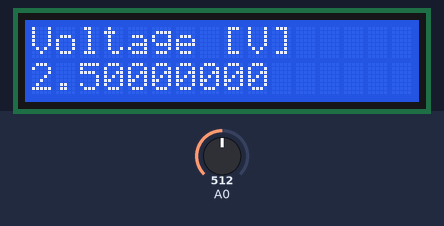
A sketch run on a simulated Arduino Uno, built with avr-gcc and run on an emulated ATmega328P. On the bench: 16×2 character LCD. The test bench sets the inputs (shaded band); at power-on: A0 = 512.

Above: at 1.2 s.
1.3 s: A0 set to 716
At 2.0 s:
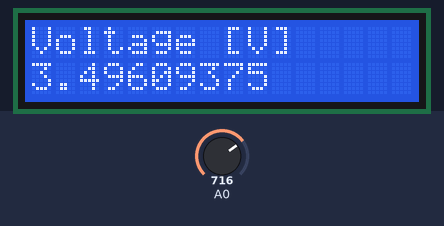
2.8 s: A0 set to 900
At 3.1 s:
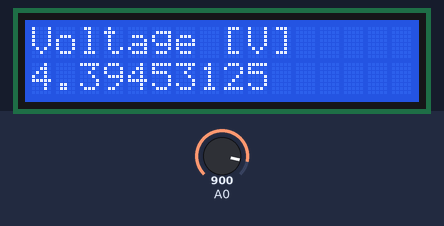
4.3 s: A0 set to 1023
At 5.7 s:
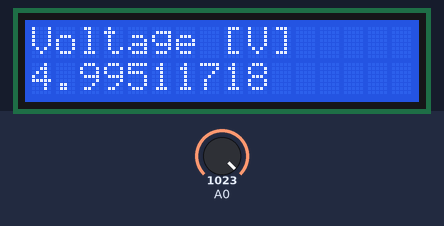
Timing chart, 0 to 7.3 s (numbered marks = the images above; inputs shaded):
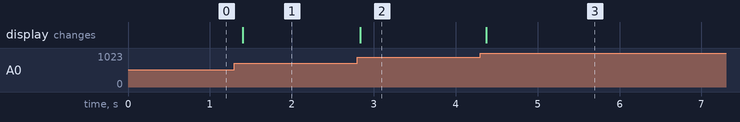

The sketch:

lcd2.ino
```cpp
#include <LiquidCrystal.h>
LiquidCrystal lcd(2, 3, 4, 5, 6, 7);

double value = 0.0;

void setup() {
  lcd.begin(16, 2); // deklaration of the type
  lcd.setCursor(0, 0);
  lcd.print("Voltage [V]");
  lcd.setCursor(0,1);
  lcd.print("0.00");
}

void loop() {
  value = analogRead(A0)*5.0/1024.0;
  lcd.setCursor(0, 1);
  lcd.print(value, 8);
  delay(100);
}
```

Measured:
- after the input at 1.3 s, the display: changes after 0.10 s (image 1)
- after the input at 2.8 s, the display: changes at once (image 2)
- after the input at 4.3 s, the display: changes after 0.07 s (image 3)
